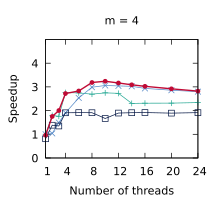

Here is the gnuplot script that generated this plot:
set title "m = 4"
set terminal pdf size 2.2,2.0
set output "./results/Compactions_n___4,194,304,_m___4.pdf"
set key off
set xrange [1:24]
set xtics (1, 4, 8, 12, 16, 20, 24)
set xlabel "Number of threads"
set yrange [0:5]
set ytics (0, 1, 2, 3, 4)
set ylabel "Speedup"
plot './results/Compactions_n___4,194,304,_m___4.dat' using 1:2 title "Outer parallelism" pointsize 0.7 lw 1 pt 1 linecolor rgb "#24A793" with linespoints, \
  './results/Compactions_n___4,194,304,_m___4.dat' using 1:3 title "Inner parallelism" pointsize 0.7 lw 1 pt 2 linecolor rgb "#5287C6" with linespoints, \
  './results/Compactions_n___4,194,304,_m___4.dat' using 1:4 title "OpenMP" pointsize 0.7 lw 1 pt 4 linecolor rgb "#001240" with linespoints, \
  './results/Compactions_n___4,194,304,_m___4.dat' using 1:5 title "Work assisting (our)" pointsize 0.4 lw 2 pt 7 linecolor rgb "#C00A35" with linespoints
